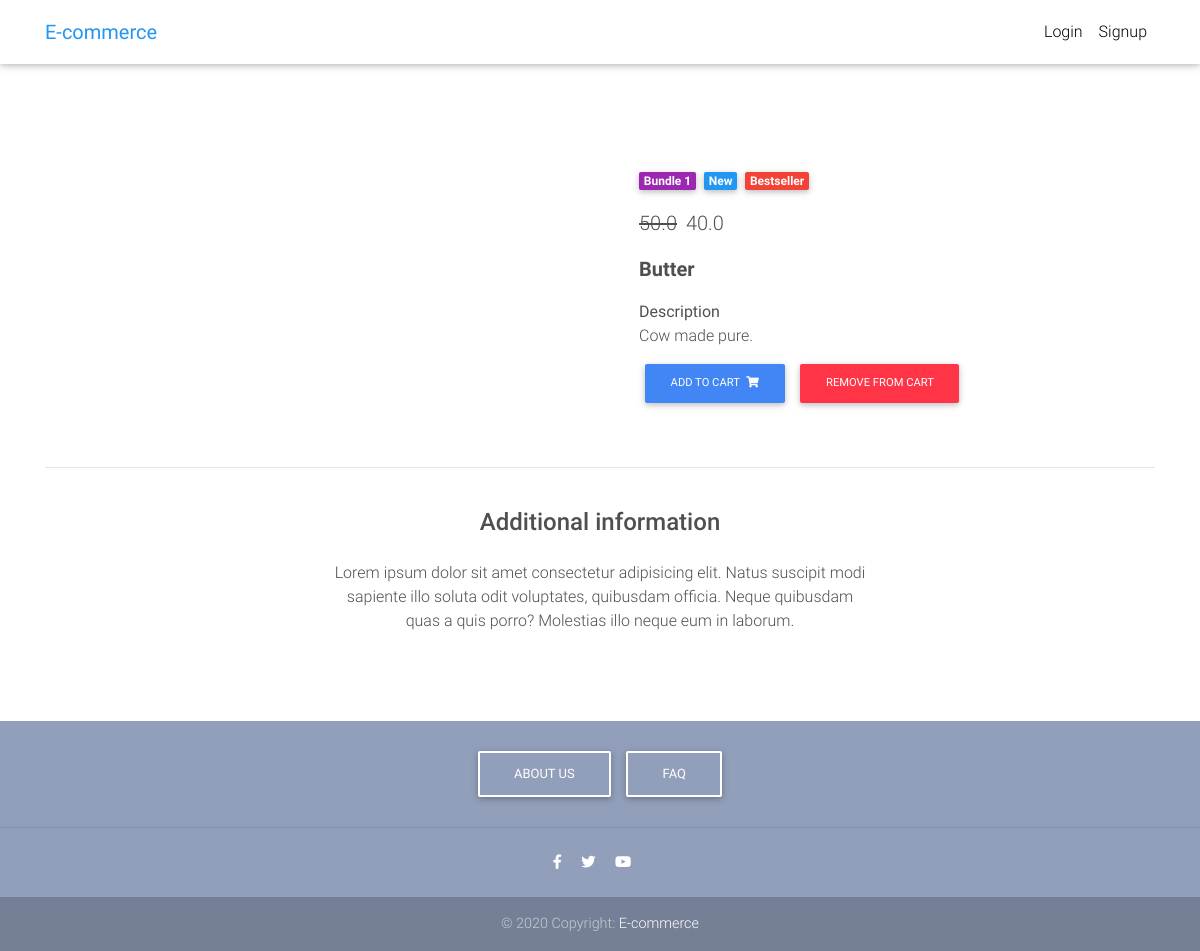
Screenshot of /product/2/ with the database file from the repository.
### core/models.py (models this page shows, shortened)
class Item(models.Model):
	title = models.CharField(max_length=50)
	description = models.CharField(max_length=200)
	price = models.FloatField()
	discount_price = models.FloatField(blank=True,null=True)
	category = models.CharField(choices=CATEGOTY_CHOICES, max_length=2)
	label = models.CharField(choices=LABEL_CHOICES, max_length=1)
	slug = models.SlugField(unique=True)
	def get_add_to_cart_url(self):
		return reverse("core:add-to-cart", kwargs={
			'slug':self.slug
			})
	def get_remove_from_cart_url(self):
		return reverse("core:remove-from-cart", kwargs={
			'slug':self.slug
			})

### core/views.py (the view)
# urls.py: path('product/<slug>/', ItemDetailView.as_view(), name='product'),
class ItemDetailView(DetailView):
	model = Item
	template_name = "product-page.html"

### templates/product-page.html (shortened to what this page needs)
{% extends "base.html" %}
{% block own_content %}
  <main>
    <div class="container dark-grey-text mt-5">
      <div class="row wow fadeIn">
        <div class="col-md-6 mb-4">
        </div>
        <div class="col-md-6 mb-4">
          <div class="p-4">
            <div class="mb-3">
              <a href="">
                <span class="badge purple mr-1">{{ object.get_category_display}}</span>
              </a>
              <a href="">
                <span class="badge blue mr-1">New</span>
              </a>
              <a href="">
                <span class="badge red mr-1">Bestseller</span>
              </a>
            </div>
            <p class="lead">
                {% if object.discount_price %}
                <span class="mr-1">
                <del>{{ object.price }}</del>
                </span>
                <span class="mr-1">
                {{ object.discount_price }}
                </span>
                {% else %}
                {{ object.price}}
                {% endif %}
            </p>
            <p class="lead font-weight-bold">{{object.title}}</p>
            <p><b>Description </b><br/>
            {{object.description}}</p>
            <a href="{{ object.get_add_to_cart_url }}" class="btn btn-primary btn-md my-0 p">
              Add to cart
              <i class="fas fa-shopping-cart ml-1"></i>
            </a>
            <a href="{{ object.get_remove_from_cart_url }}" class="btn btn-danger btn-md my-0 p">
              Remove from cart
            </a>
          </div>
        </div>
      </div>
      <hr>
      <div class="row d-flex justify-content-center wow fadeIn">
        <div class="col-md-6 text-center">
          <h4 class="my-4 h4">Additional information</h4>
          <p>Lorem ipsum dolor sit amet consectetur adipisicing elit. Natus suscipit modi sapiente illo soluta odit
            voluptates,
            quibusdam officia. Neque quibusdam quas a quis porro? Molestias illo neque eum in laborum.</p>
        </div>
      </div>
      <div class="row wow fadeIn">
        <div class="col-lg-4 col-md-12 mb-4">
        </div>
        <div class="col-lg-4 col-md-6 mb-4">
        </div>
        <div class="col-lg-4 col-md-6 mb-4">
        </div>
      </div>
    </div>
  </main>
{% endblock own_content %}

### templates/base.html (style rules this page uses)
html, body, header, .carousel { height: 60vh; }

### rows the page displays
Item: category "Bundle 1", price "50.0", discount_price "40.0", title "Butter", description "Cow made pure."
